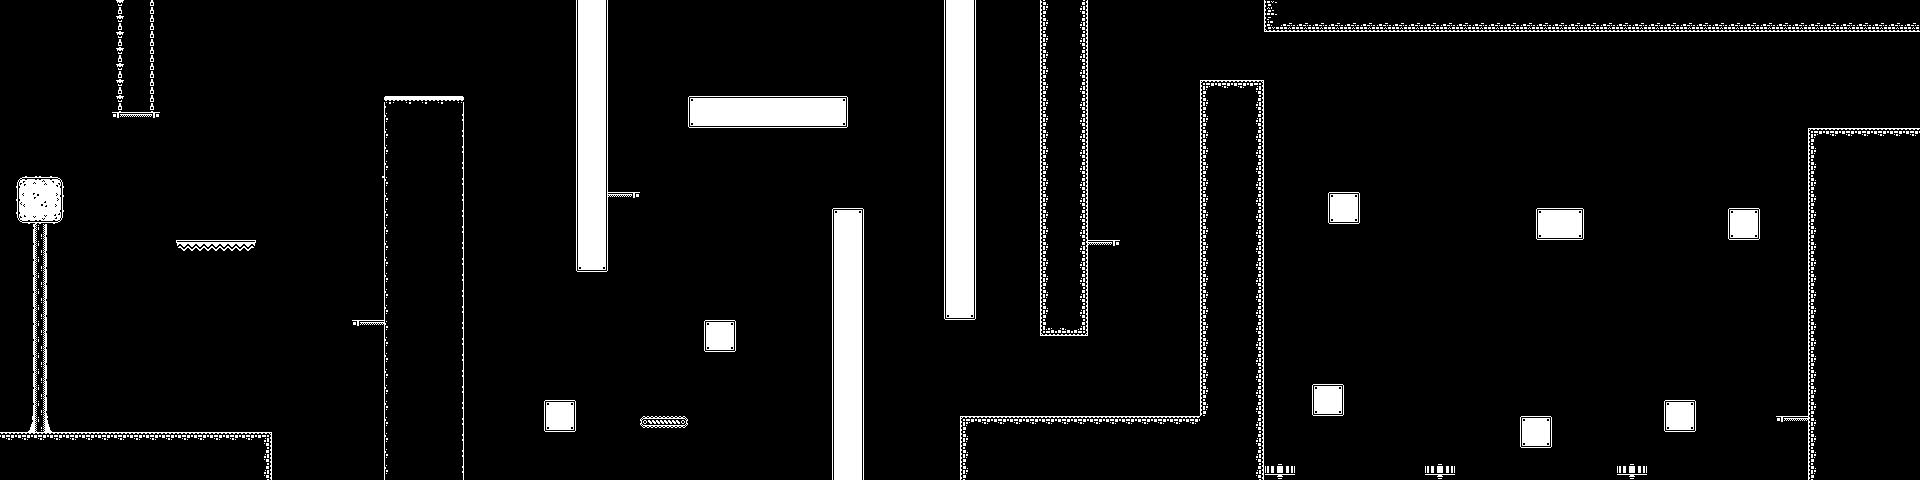

Rendered tile map (Tiled .tmx) drawn with the repository's tilesets; below, a short description and the map source with its tile grids summarised:
An orthogonal 120x30 tile map with 16x16 px tiles, 1 tile layer (BaseLayer), 2 tilesets and 7 objects (6x coin, door).

<map version="1.10" tiledversion="1.10.2" orientation="orthogonal" renderorder="right-down" width="120" height="30" tilewidth="16" tileheight="16" infinite="0" nextlayerid="5" nextobjectid="25">
 <editorsettings>
  <export target="baselevel.tmj" format="json" />
 </editorsettings>
 <tileset firstgid="1" name="ObjectsTileset" tilewidth="16" tileheight="16" tilecount="1078" columns="49">
  <image source="colored-transparent_packed.png" width="784" height="352" />
 </tileset>
 <tileset firstgid="1079" name="MonochromeTileset" tilewidth="16" tileheight="16" tilecount="400" columns="20">
  <image source="tilemap_packed.png" width="320" height="320" />
  <tile id="12">
   <properties>
    <property name="collides" type="bool" value="true" />
   </properties>
  </tile>
  <tile id="32">
   <properties>
    <property name="collides" type="bool" value="true" />
   </properties>
  </tile>
  <tile id="44">
   <properties>
    <property name="platform" type="bool" value="true" />
   </properties>
  </tile>
  <tile id="45">
   <properties>
    <property name="platform" type="bool" value="true" />
   </properties>
  </tile>
  <tile id="46">
   <properties>
    <property name="platform" type="bool" value="true" />
   </properties>
  </tile>
  <tile id="52">
   <properties>
    <property name="collides" type="bool" value="true" />
   </properties>
  </tile>
  <tile id="63">
   <properties>
    <property name="platform" type="bool" value="true" />
   </properties>
  </tile>
  <tile id="64">
   <properties>
    <property name="platform" type="bool" value="true" />
   </properties>
  </tile>
  <tile id="65">
   <properties>
    <property name="platform" type="bool" value="true" />
   </properties>
  </tile>
  <tile id="66">
   <properties>
    <property name="platform" type="bool" value="true" />
   </properties>
  </tile>
  <tile id="83">
   <properties>
    <property name="platform" type="bool" value="true" />
   </properties>
  </tile>
  <tile id="84">
   <properties>
    <property name="platform" type="bool" value="true" />
   </properties>
  </tile>
  <tile id="85">
   <properties>
    <property name="platform" type="bool" value="true" />
   </properties>
  </tile>
  <tile id="86">
   <properties>
    <property name="platform" type="bool" value="true" />
   </properties>
  </tile>
  <tile id="87">
   <properties>
    <property name="collides" type="bool" value="true" />
   </properties>
  </tile>
  <tile id="88">
   <properties>
    <property name="collides" type="bool" value="true" />
   </properties>
  </tile>
  <tile id="89">
   <properties>
    <property name="collides" type="bool" value="true" />
   </properties>
  </tile>
  <tile id="103">
   <properties>
    <property name="platform" type="bool" value="true" />
   </properties>
  </tile>
  <tile id="104">
   <properties>
    <property name="platform" type="bool" value="true" />
   </properties>
  </tile>
  <tile id="105">
   <properties>
    <property name="platform" type="bool" value="true" />
   </properties>
  </tile>
  <tile id="106">
   <properties>
    <property name="platform" type="bool" value="true" />
   </properties>
  </tile>
  <tile id="110">
   <properties>
    <property name="collides" type="bool" value="true" />
   </properties>
  </tile>
  <tile id="111">
   <properties>
    <property name="collides" type="bool" value="true" />
   </properties>
  </tile>
  <tile id="112">
   <properties>
    <property name="collides" type="bool" value="true" />
   </properties>
  </tile>
  <tile id="113">
   <properties>
    <property name="collides" type="bool" value="true" />
   </properties>
  </tile>
  <tile id="115">
   <properties>
    <property name="collides" type="bool" value="true" />
   </properties>
  </tile>
  <tile id="116">
   <properties>
    <property name="collides" type="bool" value="true" />
   </properties>
  </tile>
  <tile id="117">
   <properties>
    <property name="collides" type="bool" value="true" />
   </properties>
  </tile>
  <tile id="118">
   <properties>
    <property name="collides" type="bool" value="true" />
   </properties>
  </tile>
  <tile id="123">
   <properties>
    <property name="platform" type="bool" value="true" />
   </properties>
  </tile>
  <tile id="124">
   <properties>
    <property name="platform" type="bool" value="true" />
   </properties>
  </tile>
  <tile id="125">
   <properties>
    <property name="platform" type="bool" value="true" />
   </properties>
  </tile>
  <tile id="126">
   <properties>
    <property name="platform" type="bool" value="true" />
   </properties>
  </tile>
  <tile id="130">
   <properties>
    <property name="collides" type="bool" value="true" />
   </properties>
  </tile>
  <tile id="131">
   <properties>
    <property name="collides" type="bool" value="true" />
   </properties>
  </tile>
  <tile id="132">
   <properties>
    <property name="collides" type="bool" value="true" />
   </properties>
  </tile>
  <tile id="133">
   <properties>
    <property name="collides" type="bool" value="true" />
   </properties>
  </tile>
  <tile id="135">
   <properties>
    <property name="collides" type="bool" value="true" />
   </properties>
  </tile>
  <tile id="136">
   <properties>
    <property name="collides" type="bool" value="true" />
   </properties>
  </tile>
  <tile id="137">
   <properties>
    <property name="collides" type="bool" value="true" />
   </properties>
  </tile>
  <tile id="138">
   <properties>
    <property name="collides" type="bool" value="true" />
   </properties>
  </tile>
  <tile id="143">
   <properties>
    <property name="platform" type="bool" value="true" />
   </properties>
  </tile>
  <tile id="144">
   <properties>
    <property name="platform" type="bool" value="true" />
   </properties>
  </tile>
  <tile id="145">
   <properties>
    <property name="platform" type="bool" value="true" />
   </properties>
  </tile>
  <tile id="146">
   <properties>
    <property name="platform" type="bool" value="true" />
   </properties>
  </tile>
  <tile id="150">
   <properties>
    <property name="collides" type="bool" value="true" />
   </properties>
  </tile>
  <tile id="151">
   <properties>
    <property name="collides" type="bool" value="true" />
   </properties>
  </tile>
  <tile id="152">
   <properties>
    <property name="collides" type="bool" value="true" />
   </properties>
  </tile>
  <tile id="153">
   <properties>
    <property name="collides" type="bool" value="true" />
   </properties>
  </tile>
  <tile id="155">
   <properties>
    <property name="collides" type="bool" value="true" />
   </properties>
  </tile>
  <tile id="156">
   <properties>
    <property name="collides" type="bool" value="true" />
   </properties>
  </tile>
  <tile id="157">
   <properties>
    <property name="collides" type="bool" value="true" />
   </properties>
  </tile>
  <tile id="158">
   <properties>
    <property name="collides" type="bool" value="true" />
   </properties>
  </tile>
  <tile id="170">
   <properties>
    <property name="collides" type="bool" value="true" />
   </properties>
  </tile>
  <tile id="171">
   <properties>
    <property name="collides" type="bool" value="true" />
   </properties>
  </tile>
  <tile id="172">
   <properties>
    <property name="collides" type="bool" value="true" />
   </properties>
  </tile>
  <tile id="173">
   <properties>
    <property name="collides" type="bool" value="true" />
   </properties>
  </tile>
  <tile id="175">
   <properties>
    <property name="collides" type="bool" value="true" />
   </properties>
  </tile>
  <tile id="176">
   <properties>
    <property name="collides" type="bool" value="true" />
   </properties>
  </tile>
  <tile id="177">
   <properties>
    <property name="collides" type="bool" value="true" />
   </properties>
  </tile>
  <tile id="178">
   <properties>
    <property name="collides" type="bool" value="true" />
   </properties>
  </tile>
  <tile id="190">
   <properties>
    <property name="collides" type="bool" value="true" />
   </properties>
  </tile>
  <tile id="191">
   <properties>
    <property name="collides" type="bool" value="true" />
   </properties>
  </tile>
  <tile id="192">
   <properties>
    <property name="collides" type="bool" value="true" />
   </properties>
  </tile>
  <tile id="193">
   <properties>
    <property name="collides" type="bool" value="true" />
   </properties>
  </tile>
  <tile id="195">
   <properties>
    <property name="collides" type="bool" value="true" />
   </properties>
  </tile>
  <tile id="196">
   <properties>
    <property name="collides" type="bool" value="true" />
   </properties>
  </tile>
  <tile id="197">
   <properties>
    <property name="collides" type="bool" value="true" />
   </properties>
  </tile>
  <tile id="198">
   <properties>
    <property name="collides" type="bool" value="true" />
   </properties>
  </tile>
  <tile id="210">
   <properties>
    <property name="collides" type="bool" value="true" />
   </properties>
  </tile>
  <tile id="211">
   <properties>
    <property name="collides" type="bool" value="true" />
   </properties>
  </tile>
  <tile id="212">
   <properties>
    <property name="collides" type="bool" value="true" />
   </properties>
  </tile>
  <tile id="213">
   <properties>
    <property name="collides" type="bool" value="true" />
   </properties>
  </tile>
  <tile id="215">
   <properties>
    <property name="collides" type="bool" value="true" />
   </properties>
  </tile>
  <tile id="216">
   <properties>
    <property name="collides" type="bool" value="true" />
   </properties>
  </tile>
  <tile id="217">
   <properties>
    <property name="collides" type="bool" value="true" />
   </properties>
  </tile>
  <tile id="218">
   <properties>
    <property name="collides" type="bool" value="true" />
   </properties>
  </tile>
  <tile id="230">
   <properties>
    <property name="collides" type="bool" value="true" />
   </properties>
  </tile>
  <tile id="231">
   <properties>
    <property name="collides" type="bool" value="true" />
   </properties>
  </tile>
  <tile id="232">
   <properties>
    <property name="collides" type="bool" value="true" />
   </properties>
  </tile>
  <tile id="233">
   <properties>
    <property name="collides" type="bool" value="true" />
   </properties>
  </tile>
  <tile id="235">
   <properties>
    <property name="collides" type="bool" value="true" />
   </properties>
  </tile>
  <tile id="236">
   <properties>
    <property name="collides" type="bool" value="true" />
   </properties>
  </tile>
  <tile id="237">
   <properties>
    <property name="collides" type="bool" value="true" />
   </properties>
  </tile>
  <tile id="238">
   <properties>
    <property name="collides" type="bool" value="true" />
   </properties>
  </tile>
  <tile id="250">
   <properties>
    <property name="collides" type="bool" value="true" />
   </properties>
  </tile>
  <tile id="251">
   <properties>
    <property name="collides" type="bool" value="true" />
   </properties>
  </tile>
  <tile id="252">
   <properties>
    <property name="collides" type="bool" value="true" />
   </properties>
  </tile>
  <tile id="253">
   <properties>
    <property name="collides" type="bool" value="true" />
   </properties>
  </tile>
  <tile id="255">
   <properties>
    <property name="collides" type="bool" value="true" />
   </properties>
  </tile>
  <tile id="256">
   <properties>
    <property name="collides" type="bool" value="true" />
   </properties>
  </tile>
  <tile id="257">
   <properties>
    <property name="collides" type="bool" value="true" />
   </properties>
  </tile>
  <tile id="258">
   <properties>
    <property name="collides" type="bool" value="true" />
   </properties>
  </tile>
  <tile id="270">
   <properties>
    <property name="collides" type="bool" value="true" />
   </properties>
  </tile>
  <tile id="271">
   <properties>
    <property name="collides" type="bool" value="true" />
   </properties>
  </tile>
  <tile id="272">
   <properties>
    <property name="collides" type="bool" value="true" />
   </properties>
  </tile>
  <tile id="273">
   <properties>
    <property name="collides" type="bool" value="true" />
   </properties>
  </tile>
  <tile id="275">
   <properties>
    <property name="collides" type="bool" value="true" />
   </properties>
  </tile>
  <tile id="276">
   <properties>
    <property name="collides" type="bool" value="true" />
   </properties>
  </tile>
  <tile id="277">
   <properties>
    <property name="collides" type="bool" value="true" />
   </properties>
  </tile>
  <tile id="278">
   <properties>
    <property name="collides" type="bool" value="true" />
   </properties>
  </tile>
  <tile id="290">
   <properties>
    <property name="collides" type="bool" value="true" />
   </properties>
  </tile>
  <tile id="291">
   <properties>
    <property name="collides" type="bool" value="true" />
   </properties>
  </tile>
  <tile id="292">
   <properties>
    <property name="collides" type="bool" value="true" />
   </properties>
  </tile>
  <tile id="293">
   <properties>
    <property name="collides" type="bool" value="true" />
   </properties>
  </tile>
  <tile id="295">
   <properties>
    <property name="collides" type="bool" value="true" />
   </properties>
  </tile>
  <tile id="296">
   <properties>
    <property name="collides" type="bool" value="true" />
   </properties>
  </tile>
  <tile id="297">
   <properties>
    <property name="collides" type="bool" value="true" />
   </properties>
  </tile>
  <tile id="298">
   <properties>
    <property name="collides" type="bool" value="true" />
   </properties>
  </tile>
  <tile id="310">
   <properties>
    <property name="collides" type="bool" value="true" />
   </properties>
  </tile>
  <tile id="311">
   <properties>
    <property name="collides" type="bool" value="true" />
   </properties>
  </tile>
  <tile id="312">
   <properties>
    <property name="collides" type="bool" value="true" />
   </properties>
  </tile>
  <tile id="313">
   <properties>
    <property name="collides" type="bool" value="true" />
   </properties>
  </tile>
  <tile id="315">
   <properties>
    <property name="collides" type="bool" value="true" />
   </properties>
  </tile>
  <tile id="316">
   <properties>
    <property name="collides" type="bool" value="true" />
   </properties>
  </tile>
  <tile id="317">
   <properties>
    <property name="collides" type="bool" value="true" />
   </properties>
  </tile>
  <tile id="318">
   <properties>
    <property name="collides" type="bool" value="true" />
   </properties>
  </tile>
  <tile id="330">
   <properties>
    <property name="collides" type="bool" value="true" />
   </properties>
  </tile>
  <tile id="331">
   <properties>
    <property name="collides" type="bool" value="true" />
   </properties>
  </tile>
  <tile id="332">
   <properties>
    <property name="collides" type="bool" value="true" />
   </properties>
  </tile>
  <tile id="333">
   <properties>
    <property name="collides" type="bool" value="true" />
   </properties>
  </tile>
  <tile id="335">
   <properties>
    <property name="collides" type="bool" value="true" />
   </properties>
  </tile>
  <tile id="336">
   <properties>
    <property name="collides" type="bool" value="true" />
   </properties>
  </tile>
  <tile id="337">
   <properties>
    <property name="collides" type="bool" value="true" />
   </properties>
  </tile>
  <tile id="338">
   <properties>
    <property name="collides" type="bool" value="true" />
   </properties>
  </tile>
  <tile id="354">
   <properties>
    <property name="collides" type="bool" value="true" />
   </properties>
  </tile>
  <tile id="355">
   <properties>
    <property name="collides" type="bool" value="true" />
   </properties>
  </tile>
  <tile id="356">
   <properties>
    <property name="collides" type="bool" value="true" />
   </properties>
  </tile>
  <tile id="357">
   <properties>
    <property name="collides" type="bool" value="true" />
   </properties>
  </tile>
  <tile id="358">
   <properties>
    <property name="collides" type="bool" value="true" />
   </properties>
  </tile>
  <tile id="359">
   <properties>
    <property name="collides" type="bool" value="true" />
   </properties>
  </tile>
  <tile id="367">
   <properties>
    <property name="collides" type="bool" value="true" />
    <property name="fan" type="bool" value="true" />
   </properties>
  </tile>
  <tile id="368">
   <properties>
    <property name="collides" type="bool" value="true" />
    <property name="fan" type="bool" value="true" />
   </properties>
  </tile>
  <tile id="374">
   <properties>
    <property name="collides" type="bool" value="true" />
   </properties>
  </tile>
  <tile id="375">
   <properties>
    <property name="collides" type="bool" value="true" />
   </properties>
  </tile>
  <tile id="376">
   <properties>
    <property name="collides" type="bool" value="true" />
   </properties>
  </tile>
  <tile id="377">
   <properties>
    <property name="collides" type="bool" value="true" />
   </properties>
  </tile>
  <tile id="378">
   <properties>
    <property name="collides" type="bool" value="true" />
   </properties>
  </tile>
  <tile id="379">
   <properties>
    <property name="collides" type="bool" value="true" />
   </properties>
  </tile>
  <tile id="387">
   <properties>
    <property name="collides" type="bool" value="true" />
    <property name="fan" type="bool" value="true" />
   </properties>
  </tile>
  <tile id="388">
   <properties>
    <property name="collides" type="bool" value="true" />
    <property name="fan" type="bool" value="true" />
   </properties>
  </tile>
  <tile id="394">
   <properties>
    <property name="collides" type="bool" value="true" />
   </properties>
  </tile>
  <tile id="395">
   <properties>
    <property name="collides" type="bool" value="true" />
   </properties>
  </tile>
  <tile id="396">
   <properties>
    <property name="collides" type="bool" value="true" />
   </properties>
  </tile>
  <tile id="397">
   <properties>
    <property name="collides" type="bool" value="true" />
   </properties>
  </tile>
  <tile id="398">
   <properties>
    <property name="collides" type="bool" value="true" />
   </properties>
  </tile>
  <tile id="399">
   <properties>
    <property name="collides" type="bool" value="true" />
   </properties>
  </tile>
 </tileset>
 <layer id="1" name="BaseLayer" width="120" height="30">
  <data>[3600 cells, 3600 non-empty, 54 distinct tile ids]</data>
 </layer>
 <objectgroup id="4" name="Coins">
  <object id="16" name="coin" gid="1081" x="128" y="102" width="16" height="16" />
  <object id="17" name="coin" gid="1081" x="360" y="315" width="16" height="16" />
  <object id="18" name="coin" gid="1081" x="751" y="83" width="16" height="16" />
  <object id="19" name="coin" gid="1081" x="1014" y="237" width="16" height="16" />
  <object id="20" name="coin" gid="1081" x="1672" y="394" width="16" height="16" />
  <object id="21" name="coin" gid="1081" x="1814" y="122" width="16" height="16" />
  <object id="22" name="door" gid="1138" x="1900" y="126" width="16" height="16" />
 </objectgroup>
</map>
